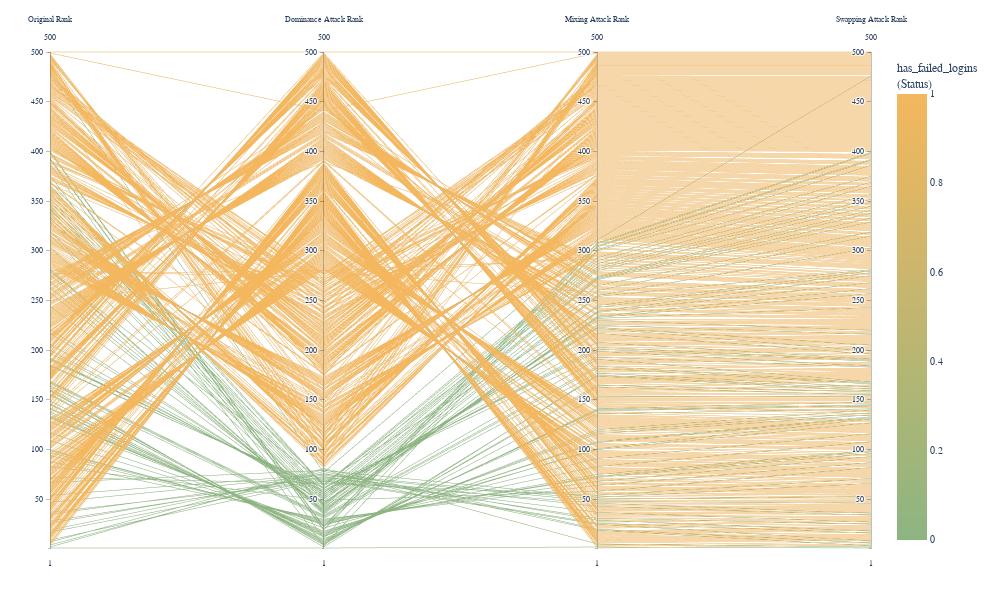

Write notebook code for a chart like this one.
### Code cell
print("\nGenerating ID rank change visualization...")
fig_ranks = visualize_all_attack_ranks_parallel_coords(
        x_test=x_test,
        base_model=model,
        protected_feature=protected_feature,
        superior_outcome_value=1,
        sample_size=500
    )
fig_ranks.show()

### Figure 1 — Plotly figure (JSON) as saved in the notebook; plotly's stock layout.template omitted (floating-point values rounded to 4 significant figures; data arrays with more than 128 entries replaced by an {"elided": "..."} marker saying what was removed)
{"data": [{"dimensions": [{"label": "Original Rank", "range": [1, 500], "values": {"elided": "500 int values"}}, {"label": "Dominance Attack Rank", "range": [1, 500], "values": {"elided": "500 int values"}}, {"label": "Mixing Attack Rank", "range": [1, 500], "values": {"elided": "500 int values"}}, {"label": "Swapping Attack Rank", "range": [1, 500], "values": {"elided": "500 int values"}}], "line": {"cmax": 1, "cmin": 0, "color": {"elided": "500 int values"}, "colorbar": {"title": {"text": "has_failed_logins<br>(Status)"}}, "colorscale": [[0, "#8db581"], [1, "#f4b75e"]], "showscale": true}, "type": "parcoords"}], "layout": {"font": {"family": "Arial, sans-serif", "size": 10}, "height": 600, "hovermode": "closest", "margin": {"b": 50, "l": 50, "r": 50, "t": 50}, "paper_bgcolor": "white", "plot_bgcolor": "white", "width": 1000}}
